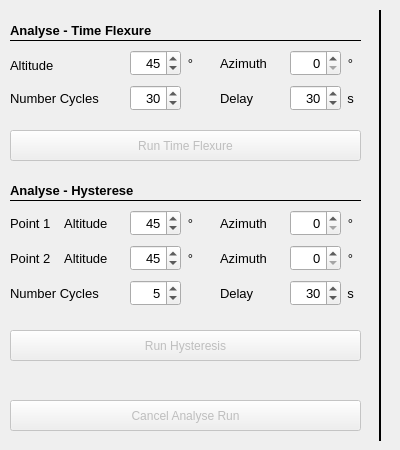
   <widget class="QWidget" name="Analyse">
    <attribute name="title">
     <string>Analyse Tests</string>
    </attribute>
    <widget class="QLabel" name="label_107">
     <property name="geometry">
      <rect>
       <x>10</x>
       <y>20</y>
       <width>351</width>
       <height>21</height>
      </rect>
     </property>
     <property name="font">
      <font>
       <pointsize>10</pointsize>
       <weight>75</weight>
       <bold>true</bold>
      </font>
     </property>
     <property name="text">
      <string>Analyse - Time Flexure</string>
     </property>
    </widget>
    <widget class="QPushButton" name="btn_cancelAnalyseModel">
     <property name="enabled">
      <bool>false</bool>
     </property>
     <property name="geometry">
      <rect>
       <x>10</x>
       <y>400</y>
       <width>351</width>
       <height>31</height>
      </rect>
     </property>
     <property name="toolTip">
      <string>&lt;html&gt;&lt;head/&gt;&lt;body&gt;&lt;p&gt;Cancels the analyse run.&lt;/p&gt;&lt;/body&gt;&lt;/html&gt;</string>
     </property>
     <property name="text">
      <string>Cancel Analyse Run</string>
     </property>
    </widget>
    <widget class="QPushButton" name="btn_runTimeChangeModel">
     <property name="enabled">
      <bool>false</bool>
     </property>
     <property name="geometry">
      <rect>
       <x>10</x>
       <y>130</y>
       <width>351</width>
       <height>31</height>
      </rect>
     </property>
     <property name="toolTip">
      <string>&lt;html&gt;&lt;head/&gt;&lt;body&gt;&lt;p&gt;Runs a analyse cycle by constant pointing to given alt/az and measuring the error each delay seconds.&lt;/p&gt;&lt;/body&gt;&lt;/html&gt;</string>
     </property>
     <property name="text">
      <string>Run Time Flexure</string>
     </property>
    </widget>
    <widget class="Line" name="line_33">
     <property name="geometry">
      <rect>
       <x>10</x>
       <y>40</y>
       <width>351</width>
       <height>1</height>
      </rect>
     </property>
     <property name="frameShadow">
      <enum>QFrame::Plain</enum>
     </property>
     <property name="orientation">
      <enum>Qt::Horizontal</enum>
     </property>
    </widget>
    <widget class="QLabel" name="label_174">
     <property name="geometry">
      <rect>
       <x>10</x>
       <y>50</y>
       <width>51</width>
       <height>31</height>
      </rect>
     </property>
     <property name="font">
      <font>
       <pointsize>10</pointsize>
      </font>
     </property>
     <property name="text">
      <string>Altitude</string>
     </property>
    </widget>
    <widget class="QDoubleSpinBox" name="azimuthTimeChange">
     <property name="geometry">
      <rect>
       <x>290</x>
       <y>50</y>
       <width>51</width>
       <height>26</height>
      </rect>
     </property>
     <property name="font">
      <font>
       <family>Arial</family>
       <pointsize>10</pointsize>
       <weight>50</weight>
       <bold>false</bold>
      </font>
     </property>
     <property name="alignment">
      <set>Qt::AlignRight|Qt::AlignTrailing|Qt::AlignVCenter</set>
     </property>
     <property name="decimals">
      <number>0</number>
     </property>
     <property name="maximum">
      <double>359.000000000000000</double>
     </property>
     <property name="singleStep">
      <double>1.000000000000000</double>
     </property>
     <property name="value">
      <double>0.000000000000000</double>
     </property>
    </widget>
    <widget class="QLabel" name="label_175">
     <property name="geometry">
      <rect>
       <x>220</x>
       <y>50</y>
       <width>51</width>
       <height>26</height>
      </rect>
     </property>
     <property name="font">
      <font>
       <pointsize>10</pointsize>
      </font>
     </property>
     <property name="text">
      <string>Azimuth</string>
     </property>
    </widget>
    <widget class="QDoubleSpinBox" name="altitudeTimeChange">
     <property name="geometry">
      <rect>
       <x>130</x>
       <y>50</y>
       <width>51</width>
       <height>26</height>
      </rect>
     </property>
     <property name="font">
      <font>
       <family>Arial</family>
       <pointsize>10</pointsize>
       <weight>50</weight>
       <bold>false</bold>
      </font>
     </property>
     <property name="alignment">
      <set>Qt::AlignRight|Qt::AlignTrailing|Qt::AlignVCenter</set>
     </property>
     <property name="decimals">
      <number>0</number>
     </property>
     <property name="minimum">
      <double>0.000000000000000</double>
     </property>
     <property name="maximum">
      <double>90.000000000000000</double>
     </property>
     <property name="singleStep">
      <double>1.000000000000000</double>
     </property>
     <property name="value">
      <double>45.000000000000000</double>
     </property>
    </widget>
    <widget class="QLabel" name="label_176">
     <property name="geometry">
      <rect>
       <x>10</x>
       <y>85</y>
       <width>101</width>
       <height>26</height>
      </rect>
     </property>
     <property name="font">
      <font>
       <pointsize>10</pointsize>
      </font>
     </property>
     <property name="text">
      <string>Number Cycles</string>
     </property>
    </widget>
    <widget class="QDoubleSpinBox" name="numberRunsTimeChange">
     <property name="geometry">
      <rect>
       <x>130</x>
       <y>85</y>
       <width>51</width>
       <height>26</height>
      </rect>
     </property>
     <property name="font">
      <font>
       <family>Arial</family>
       <pointsize>10</pointsize>
       <weight>50</weight>
       <bold>false</bold>
      </font>
     </property>
     <property name="alignment">
      <set>Qt::AlignRight|Qt::AlignTrailing|Qt::AlignVCenter</set>
     </property>
     <property name="decimals">
      <number>0</number>
     </property>
     <property name="minimum">
      <double>10.000000000000000</double>
     </property>
     <property name="maximum">
      <double>300.000000000000000</double>
     </property>
     <property name="singleStep">
      <double>1.000000000000000</double>
     </property>
     <property name="value">
      <double>30.000000000000000</double>
     </property>
    </widget>
    <widget class="QLabel" name="label_111">
     <property name="geometry">
      <rect>
       <x>340</x>
       <y>50</y>
       <width>21</width>
       <height>26</height>
      </rect>
     </property>
     <property name="font">
      <font>
       <pointsize>10</pointsize>
      </font>
     </property>
     <property name="text">
      <string>°</string>
     </property>
     <property name="alignment">
      <set>Qt::AlignCenter</set>
     </property>
     <property name="wordWrap">
      <bool>false</bool>
     </property>
    </widget>
    <widget class="QLabel" name="label_112">
     <property name="geometry">
      <rect>
       <x>180</x>
       <y>50</y>
       <width>21</width>
       <height>26</height>
      </rect>
     </property>
     <property name="font">
      <font>
       <pointsize>10</pointsize>
      </font>
     </property>
     <property name="text">
      <string>°</string>
     </property>
     <property name="alignment">
      <set>Qt::AlignCenter</set>
     </property>
     <property name="wordWrap">
      <bool>false</bool>
     </property>
    </widget>
    <widget class="QLabel" name="label_177">
     <property name="geometry">
      <rect>
       <x>220</x>
       <y>85</y>
       <width>41</width>
       <height>26</height>
      </rect>
     </property>
     <property name="font">
      <font>
       <pointsize>10</pointsize>
      </font>
     </property>
     <property name="text">
      <string>Delay</string>
     </property>
    </widget>
    <widget class="QDoubleSpinBox" name="delayTimeTimeChange">
     <property name="geometry">
      <rect>
       <x>290</x>
       <y>85</y>
       <width>51</width>
       <height>26</height>
      </rect>
     </property>
     <property name="font">
      <font>
       <family>Arial</family>
       <pointsize>10</pointsize>
       <weight>50</weight>
       <bold>false</bold>
      </font>
     </property>
     <property name="alignment">
      <set>Qt::AlignRight|Qt::AlignTrailing|Qt::AlignVCenter</set>
     </property>
     <property name="decimals">
      <number>0</number>
     </property>
     <property name="minimum">
      <double>1.000000000000000</double>
     </property>
     <property name="maximum">
      <double>300.000000000000000</double>
     </property>
     <property name="singleStep">
      <double>1.000000000000000</double>
     </property>
     <property name="value">
      <double>30.000000000000000</double>
     </property>
    </widget>
    <widget class="QLabel" name="label_115">
     <property name="geometry">
      <rect>
       <x>340</x>
       <y>85</y>
       <width>21</width>
       <height>26</height>
      </rect>
     </property>
     <property name="font">
      <font>
       <pointsize>10</pointsize>
      </font>
     </property>
     <property name="text">
      <string>s</string>
     </property>
     <property name="alignment">
      <set>Qt::AlignCenter</set>
     </property>
     <property name="wordWrap">
      <bool>false</bool>
     </property>
    </widget>
    <widget class="QLabel" name="label_118">
     <property name="geometry">
      <rect>
       <x>10</x>
       <y>180</y>
       <width>131</width>
       <height>21</height>
      </rect>
     </property>
     <property name="font">
      <font>
       <pointsize>10</pointsize>
       <weight>75</weight>
       <bold>true</bold>
      </font>
     </property>
     <property name="text">
      <string>Analyse - Hysterese</string>
     </property>
    </widget>
    <widget class="Line" name="line_37">
     <property name="geometry">
      <rect>
       <x>10</x>
       <y>200</y>
       <width>291</width>
       <height>1</height>
      </rect>
     </property>
     <property name="frameShadow">
      <enum>QFrame::Plain</enum>
     </property>
     <property name="orientation">
      <enum>Qt::Horizontal</enum>
     </property>
    </widget>
    <widget class="QPushButton" name="btn_runHystereseModel">
     <property name="enabled">
      <bool>false</bool>
     </property>
     <property name="geometry">
      <rect>
       <x>10</x>
       <y>330</y>
       <width>351</width>
       <height>31</height>
      </rect>
     </property>
     <property name="toolTip">
      <string>&lt;html&gt;&lt;head/&gt;&lt;body&gt;&lt;p&gt;Runs a analyse cycle by swapping two alt/az positions and measuring the error each delay seconds&lt;/p&gt;&lt;/body&gt;&lt;/html&gt;</string>
     </property>
     <property name="text">
      <string>Run Hysteresis</string>
     </property>
    </widget>
    <widget class="QLabel" name="label_182">
     <property name="geometry">
      <rect>
       <x>220</x>
       <y>245</y>
       <width>51</width>
       <height>26</height>
      </rect>
     </property>
     <property name="font">
      <font>
       <pointsize>10</pointsize>
      </font>
     </property>
     <property name="text">
      <string>Azimuth</string>
     </property>
    </widget>
    <widget class="QDoubleSpinBox" name="numberRunsHysterese">
     <property name="geometry">
      <rect>
       <x>130</x>
       <y>280</y>
       <width>51</width>
       <height>26</height>
      </rect>
     </property>
     <property name="font">
      <font>
       <family>Arial</family>
       <pointsize>10</pointsize>
       <weight>50</weight>
       <bold>false</bold>
      </font>
     </property>
     <property name="alignment">
      <set>Qt::AlignRight|Qt::AlignTrailing|Qt::AlignVCenter</set>
     </property>
     <property name="decimals">
      <number>0</number>
     </property>
     <property name="minimum">
      <double>1.000000000000000</double>
     </property>
     <property name="maximum">
      <double>50.000000000000000</double>
     </property>
     <property name="singleStep">
      <double>1.000000000000000</double>
     </property>
     <property name="value">
      <double>5.000000000000000</double>
     </property>
    </widget>
    <widget class="QLabel" name="label_183">
     <property name="geometry">
      <rect>
       <x>10</x>
       <y>280</y>
       <width>91</width>
       <height>26</height>
      </rect>
     </property>
     <property name="font">
      <font>
       <pointsize>10</pointsize>
      </font>
     </property>
     <property name="text">
      <string>Number Cycles</string>
     </property>
    </widget>
    <widget class="QLabel" name="label_184">
     <property name="geometry">
      <rect>
       <x>220</x>
       <y>280</y>
       <width>41</width>
       <height>26</height>
      </rect>
     </property>
     <property name="font">
      <font>
       <pointsize>10</pointsize>
      </font>
     </property>
     <property name="text">
      <string>Delay</string>
     </property>
    </widget>
    <widget class="QDoubleSpinBox" name="delayTimeHysterese">
     <property name="geometry">
      <rect>
       <x>290</x>
       <y>280</y>
       <width>51</width>
       <height>26</height>
      </rect>
     </property>
     <property name="font">
      <font>
       <family>Arial</family>
       <pointsize>10</pointsize>
       <weight>50</weight>
       <bold>false</bold>
      </font>
     </property>
     <property name="alignment">
      <set>Qt::AlignRight|Qt::AlignTrailing|Qt::AlignVCenter</set>
     </property>
     <property name="decimals">
      <number>0</number>
     </property>
     <property name="minimum">
      <double>1.000000000000000</double>
     </property>
     <property name="maximum">
      <double>300.000000000000000</double>
     </property>
     <property name="singleStep">
      <double>1.000000000000000</double>
     </property>
     <property name="value">
      <double>30.000000000000000</double>
     </property>
    </widget>
    <widget class="QDoubleSpinBox" name="azimuthHysterese2">
     <property name="geometry">
      <rect>
       <x>290</x>
       <y>245</y>
       <width>51</width>
       <height>26</height>
      </rect>
     </property>
     <property name="font">
      <font>
       <family>Arial</family>
       <pointsize>10</pointsize>
       <weight>50</weight>
       <bold>false</bold>
      </font>
     </property>
     <property name="alignment">
      <set>Qt::AlignRight|Qt::AlignTrailing|Qt::AlignVCenter</set>
     </property>
     <property name="decimals">
      <number>0</number>
     </property>
     <property name="maximum">
      <double>359.000000000000000</double>
     </property>
     <property name="singleStep">
      <double>1.000000000000000</double>
     </property>
     <property name="value">
      <double>0.000000000000000</double>
     </property>
    </widget>
    <widget class="QLabel" name="label_117">
     <property name="geometry">
      <rect>
       <x>340</x>
       <y>280</y>
       <width>21</width>
       <height>26</height>
      </rect>
     </property>
     <property name="font">
      <font>
       <pointsize>10</pointsize>
      </font>
     </property>
     <property name="text">
      <string>s</string>
     </property>
     <property name="alignment">
      <set>Qt::AlignCenter</set>
     </property>
     <property name="wordWrap">
      <bool>false</bool>
     </property>
    </widget>
    <widget class="QLabel" name="label_114">
     <property name="geometry">
      <rect>
       <x>180</x>
       <y>245</y>
       <width>21</width>
       <height>26</height>
      </rect>
     </property>
     <property name="font">
      <font>
       <pointsize>10</pointsize>
      </font>
     </property>
     <property name="text">
      <string>°</string>
     </property>
     <property name="alignment">
      <set>Qt::AlignCenter</set>
     </property>
     <property name="wordWrap">
      <bool>false</bool>
     </property>
    </widget>
    <widget class="QDoubleSpinBox" name="altitudeHysterese2">
     <property name="geometry">
      <rect>
       <x>130</x>
       <y>245</y>
       <width>51</width>
       <height>26</height>
      </rect>
     </property>
     <property name="font">
      <font>
       <family>Arial</family>
       <pointsize>10</pointsize>
       <weight>50</weight>
       <bold>false</bold>
      </font>
     </property>
     <property name="alignment">
      <set>Qt::AlignRight|Qt::AlignTrailing|Qt::AlignVCenter</set>
     </property>
     <property name="decimals">
      <number>0</number>
     </property>
     <property name="minimum">
      <double>0.000000000000000</double>
     </property>
     <property name="maximum">
      <double>90.000000000000000</double>
     </property>
     <property name="singleStep">
      <double>1.000000000000000</double>
     </property>
     <property name="value">
      <double>45.000000000000000</double>
     </property>
    </widget>
    <widget class="QLabel" name="label_119">
     <property name="geometry">
      <rect>
       <x>340</x>
       <y>245</y>
       <width>21</width>
       <height>26</height>
      </rect>
     </property>
     <property name="font">
      <font>
       <pointsize>10</pointsize>
      </font>
     </property>
     <property name="text">
      <string>°</string>
     </property>
     <property name="alignment">
      <set>Qt::AlignCenter</set>
     </property>
     <property name="wordWrap">
      <bool>false</bool>
     </property>
    </widget>
    <widget class="QLabel" name="label_185">
     <property name="geometry">
      <rect>
       <x>10</x>
       <y>210</y>
       <width>101</width>
       <height>26</height>
      </rect>
     </property>
     <property name="font">
      <font>
       <pointsize>10</pointsize>
      </font>
     </property>
     <property name="text">
      <string>Point 1    Altitude</string>
     </property>
    </widget>
    <widget class="QLabel" name="label_120">
     <property name="geometry">
      <rect>
       <x>180</x>
       <y>210</y>
       <width>21</width>
       <height>26</height>
      </rect>
     </property>
     <property name="font">
      <font>
       <pointsize>10</pointsize>
      </font>
     </property>
     <property name="text">
      <string>°</string>
     </property>
     <property name="alignment">
      <set>Qt::AlignCenter</set>
     </property>
     <property name="wordWrap">
      <bool>false</bool>
     </property>
    </widget>
    <widget class="QLabel" name="label_121">
     <property name="geometry">
      <rect>
       <x>340</x>
       <y>210</y>
       <width>21</width>
       <height>26</height>
      </rect>
     </property>
     <property name="font">
      <font>
       <pointsize>10</pointsize>
      </font>
     </property>
     <property name="text">
      <string>°</string>
     </property>
     <property name="alignment">
      <set>Qt::AlignCenter</set>
     </property>
     <property name="wordWrap">
      <bool>false</bool>
     </property>
    </widget>
    <widget class="QDoubleSpinBox" name="azimuthHysterese1">
     <property name="geometry">
      <rect>
       <x>290</x>
       <y>210</y>
       <width>51</width>
       <height>26</height>
      </rect>
     </property>
     <property name="font">
      <font>
       <family>Arial</family>
       <pointsize>10</pointsize>
       <weight>50</weight>
       <bold>false</bold>
      </font>
     </property>
     <property name="alignment">
      <set>Qt::AlignRight|Qt::AlignTrailing|Qt::AlignVCenter</set>
     </property>
     <property name="decimals">
      <number>0</number>
     </property>
     <property name="maximum">
      <double>359.000000000000000</double>
     </property>
     <property name="singleStep">
      <double>1.000000000000000</double>
     </property>
     <property name="value">
      <double>0.000000000000000</double>
     </property>
    </widget>
    <widget class="QDoubleSpinBox" name="altitudeHysterese1">
     <property name="geometry">
      <rect>
       <x>130</x>
       <y>210</y>
       <width>51</width>
       <height>26</height>
      </rect>
     </property>
     <property name="font">
      <font>
       <family>Arial</family>
       <pointsize>10</pointsize>
       <weight>50</weight>
       <bold>false</bold>
      </font>
     </property>
     <property name="alignment">
      <set>Qt::AlignRight|Qt::AlignTrailing|Qt::AlignVCenter</set>
     </property>
     <property name="decimals">
      <number>0</number>
     </property>
     <property name="minimum">
      <double>0.000000000000000</double>
     </property>
     <property name="maximum">
      <double>90.000000000000000</double>
     </property>
     <property name="singleStep">
      <double>1.000000000000000</double>
     </property>
     <property name="value">
      <double>45.000000000000000</double>
     </property>
    </widget>
    <widget class="QLabel" name="label_186">
     <property name="geometry">
      <rect>
       <x>220</x>
       <y>210</y>
       <width>51</width>
       <height>26</height>
      </rect>
     </property>
     <property name="font">
      <font>
       <pointsize>10</pointsize>
      </font>
     </property>
     <property name="text">
      <string>Azimuth</string>
     </property>
    </widget>
    <widget class="Line" name="line_43">
     <property name="geometry">
      <rect>
       <x>10</x>
       <y>190</y>
       <width>351</width>
       <height>21</height>
      </rect>
     </property>
     <property name="frameShadow">
      <enum>QFrame::Plain</enum>
     </property>
     <property name="orientation">
      <enum>Qt::Horizontal</enum>
     </property>
    </widget>
    <widget class="QLabel" name="label_187">
     <property name="geometry">
      <rect>
       <x>10</x>
       <y>245</y>
       <width>101</width>
       <height>26</height>
      </rect>
     </property>
     <property name="font">
      <font>
       <pointsize>10</pointsize>
      </font>
     </property>
     <property name="text">
      <string>Point 2    Altitude</string>
     </property>
    </widget>
    <widget class="Line" name="line_52">
     <property name="geometry">
      <rect>
       <x>370</x>
       <y>10</y>
       <width>21</width>
       <height>431</height>
      </rect>
     </property>
     <property name="styleSheet">
      <string notr="true"/>
     </property>
     <property name="frameShadow">
      <enum>QFrame::Plain</enum>
     </property>
     <property name="lineWidth">
      <number>2</number>
     </property>
     <property name="orientation">
      <enum>Qt::Vertical</enum>
     </property>
    </widget>
    <zorder>line_33</zorder>
    <zorder>line_43</zorder>
    <zorder>line_52</zorder>
    <zorder>label_107</zorder>
    <zorder>btn_cancelAnalyseModel</zorder>
    <zorder>btn_runTimeChangeModel</zorder>
    <zorder>label_174</zorder>
    <zorder>azimuthTimeChange</zorder>
    <zorder>label_175</zorder>
    <zorder>altitudeTimeChange</zorder>
    <zorder>label_176</zorder>
    <zorder>numberRunsTimeChange</zorder>
    <zorder>label_111</zorder>
    <zorder>label_112</zorder>
    <zorder>label_177</zorder>
    <zorder>delayTimeTimeChange</zorder>
    <zorder>label_115</zorder>
    <zorder>label_118</zorder>
    <zorder>line_37</zorder>
    <zorder>btn_runHystereseModel</zorder>
    <zorder>label_182</zorder>
    <zorder>numberRunsHysterese</zorder>
    <zorder>label_183</zorder>
    <zorder>label_184</zorder>
    <zorder>delayTimeHysterese</zorder>
    <zorder>azimuthHysterese2</zorder>
    <zorder>label_117</zorder>
    <zorder>label_114</zorder>
    <zorder>altitudeHysterese2</zorder>
    <zorder>label_119</zorder>
    <zorder>label_185</zorder>
    <zorder>label_120</zorder>
    <zorder>label_121</zorder>
    <zorder>azimuthHysterese1</zorder>
    <zorder>altitudeHysterese1</zorder>
    <zorder>label_186</zorder>
    <zorder>label_187</zorder>
   </widget>
